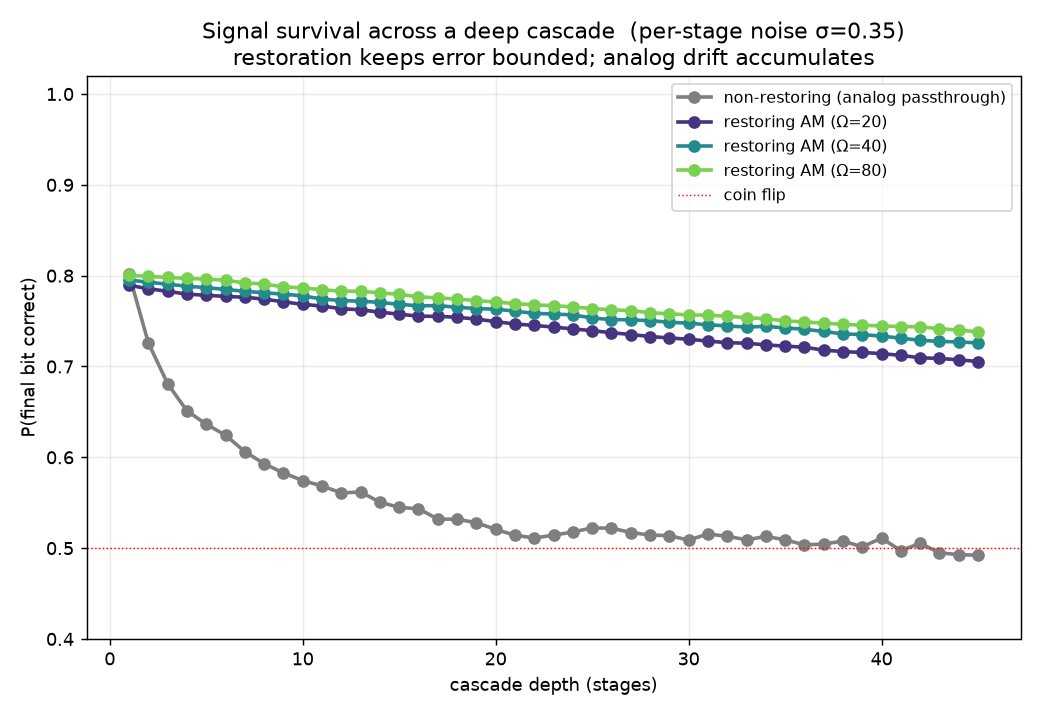

Write the Python code that produced this figure.
"""Why restoration matters: signal survival across a deep cascade.

The founding claim of the whole project is about keeping a signal distinguishable
"across a deep cascade." Here we finally build one. A one-bit signal (sign = the
bit, magnitude = confidence) is passed through D stages. Each stage injects
channel noise; the two cascade types differ only in what the stage then does:

  * restoring (AM): feed the noisy signal in as an AM initial bias, run to
    consensus at finite Omega, and emit the winning rail at FULL magnitude -- the
    analog drift is snapped back to +-1 every stage. Errors are corrected, not
    accumulated.
  * non-restoring: pass the noisy analog value straight through. Channel noise
    accumulates as a random walk; the sign eventually flips.

Measure P(final bit correct) vs depth D. Restoration should hold it near 1 for
many stages while the non-restoring cascade decays toward a coin flip -- the
concrete reason binary/restoring logic enables deep computation.

    python -m experiments.cascade            # sweep + figure
    python -m experiments.cascade --quick
"""

from __future__ import annotations

import argparse
import os

import numpy as np

from crnl.networks import approximate_majority
from crnl.vectorized import compile_network, gillespie_fast
from crnl.stochastic import seed_for


def _am_restore(s, omega, comp, names, rng):
    """One restoring stage: bias AM by signal s in [-1,1], return +-1 (winner)."""
    s = float(np.clip(s, -1.0, 1.0))
    fx = (1.0 + s) / 2.0
    nx = int(round(fx * omega))
    n0 = np.array([nx, omega - nx, 0])
    r = gillespie_fast(comp, n0, rng, species=names)
    return 1.0 if r.n_final[0] > 0 else -1.0     # full-magnitude clean rail


def run_cascade(mode, depth, sigma, omega, trials, base_seed, s_init=0.3):
    """P(correct) at each depth 1..depth. Intended bit is +1 (sign of s_init)."""
    net = approximate_majority()
    names = list(net.species)
    comp = compile_network(net, omega)
    correct = np.zeros(depth, dtype=np.int64)
    for t in range(trials):
        rng = seed_for(omega, t, base=base_seed)
        s = s_init
        for d in range(depth):
            s = s + rng.normal(0.0, sigma)          # channel noise (same for both modes)
            if mode == "restoring":
                s = _am_restore(s, omega, comp, names, rng)
            else:                                    # non-restoring: analog passthrough
                s = float(np.clip(s, -1.0, 1.0))
            correct[d] += (np.sign(s) == 1.0)
    return correct / trials


def _worker(args):
    mode, depth, sigma, omega, trials, seed = args
    return (mode, omega, run_cascade(mode, depth, sigma, omega, trials, seed))


def main():
    p = argparse.ArgumentParser(description=__doc__)
    p.add_argument("--depth", type=int, default=40)
    p.add_argument("--sigma", type=float, default=0.35, help="per-stage channel noise")
    p.add_argument("--omegas", type=int, nargs="+", default=[20, 40, 80])
    p.add_argument("--trials", type=int, default=4000)
    p.add_argument("--jobs", type=int, default=max(1, (os.cpu_count() or 2) - 1))
    p.add_argument("--seed", type=int, default=0)
    p.add_argument("--quick", action="store_true")
    p.add_argument("--out", default=os.path.join(os.path.dirname(__file__), "cascade.png"))
    args = p.parse_args()

    if args.quick:
        args.depth, args.omegas, args.trials = 25, [20, 60], 1500

    print(f"cascade  (depth={args.depth}, sigma={args.sigma}, trials={args.trials})")
    tasks = [("nonrestoring", args.depth, args.sigma, args.omegas[-1], args.trials, args.seed)]
    tasks += [("restoring", args.depth, args.sigma, w, args.trials, args.seed)
              for w in args.omegas]
    import multiprocessing as mp
    with mp.Pool(args.jobs) as pool:
        results = pool.map(_worker, tasks)

    depths = np.arange(1, args.depth + 1)
    nonrest = next(r for m, w, r in results if m == "nonrestoring")
    rest = {w: r for m, w, r in results if m == "restoring"}

    print(f"{'depth':>6} {'non-rest':>9} " + " ".join(f"AM Ω={w:<4}" for w in args.omegas))
    for i in range(0, args.depth, max(1, args.depth // 12)):
        row = " ".join(f"{rest[w][i]:8.3f}" for w in args.omegas)
        print(f"{depths[i]:>6} {nonrest[i]:>9.3f}  {row}")

    import matplotlib
    matplotlib.use("Agg")
    import matplotlib.pyplot as plt
    fig, ax = plt.subplots(figsize=(8, 5.5))
    ax.plot(depths, nonrest, "o-", color="#7f7f7f", lw=2,
            label="non-restoring (analog passthrough)")
    colors = plt.cm.viridis(np.linspace(0.15, 0.8, len(args.omegas)))
    for c, w in zip(colors, args.omegas):
        ax.plot(depths, rest[w], "o-", color=c, lw=2, label=f"restoring AM (Ω={w})")
    ax.axhline(0.5, color="red", lw=0.8, ls=":", label="coin flip")
    ax.set_xlabel("cascade depth (stages)")
    ax.set_ylabel("P(final bit correct)")
    ax.set_title(f"Signal survival across a deep cascade  (per-stage noise σ={args.sigma})\n"
                 "restoration keeps error bounded; analog drift accumulates")
    ax.set_ylim(0.4, 1.02)
    ax.legend(fontsize=9)
    ax.grid(True, alpha=0.25)
    fig.tight_layout()
    fig.savefig(args.out, dpi=130)
    print(f"wrote figure -> {args.out}")


if __name__ == "__main__":
    main()
